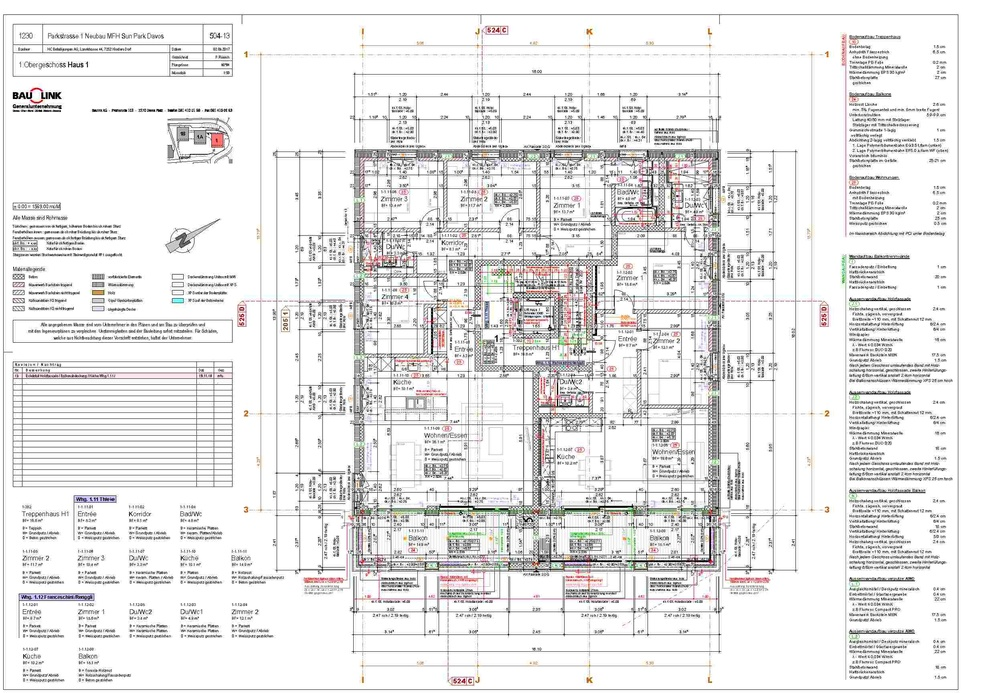
#> input picture plan.jpeg, 1000 x 693 px, shrunk from 2494 x 1729 before the run
$ python window_idea.py   (older library calls are emulated)
#> lines starting #> are read from the running program, lines starting #| are printed output that depends on the picture; after the words box and inside, x2 and y2 are one past the last pixel; in counts of white or black regions, pixels touching at a corner belong together
import cv2
import numpy as np


def gugus(plan, window_height, window_width):
    h = 400
    w = 900
    plan[h:h+window_height, w:w+window_width, 1] = np.ones((window_height, window_width)) * 250
    plan[h:h+window_height, w:w+window_width, 0] = np.zeros((window_height, window_width))
    plan[h:h+window_height, w:w+window_width, 2] = np.zeros((window_height, window_width))
    cv2.imshow("image", plan)
    cv2.waitKey(0)
    cv2.destroyAllWindows()


def compute_side_sum(impatch):
    height, width = impatch.shape
    output = []
    for i in range(height):
        total = 0
        for j in range(width):
            total += impatch[i, j]
        output.append(total)
    return np.array(output)


def compute_down_sum(impatch, window_size):
    output = []
    for i in range(window_size):
        total = 0
        for j in range(window_size):
            total += impatch[j, i]
        output.append(total)
    return np.array(output)


def sum_absolute_diffs(array):
    output = array[0]
    for i in range(1, len(array)):
        output += abs(array[i] - array[i-1])
    return output


def number_of_clicks(array):
    clicks = 0
    old = array[0]
    for i in range(1, len(array)):
        if old != array[i]:
            clicks += 1
            old = array[i]
    return clicks


def is_binary(array):
    return 1. if len(set(array)) == 2 else 0.


def binary_boosted(array):
    nbr_clicks = number_of_clicks(array)
    binary = is_binary(array) == 1.
    return 1. if nbr_clicks > 5 and binary else 0.


plan = cv2.imread("plan.jpeg")
#> plan is the input picture: shape (693, 1000, 3); mean B, G, R 231.9, 232, 232.7
gray = cv2.imread("plan.jpeg", cv2.IMREAD_GRAYSCALE)
#> gray: shape (693, 1000); min 0, max 255, mean 232.2
gray = cv2.normalize(gray, None, alpha=0, beta=1, norm_type=cv2.NORM_MINMAX, dtype=cv2.CV_32F)
_, gray = cv2.threshold(gray, 0.5, 1., cv2.THRESH_BINARY)
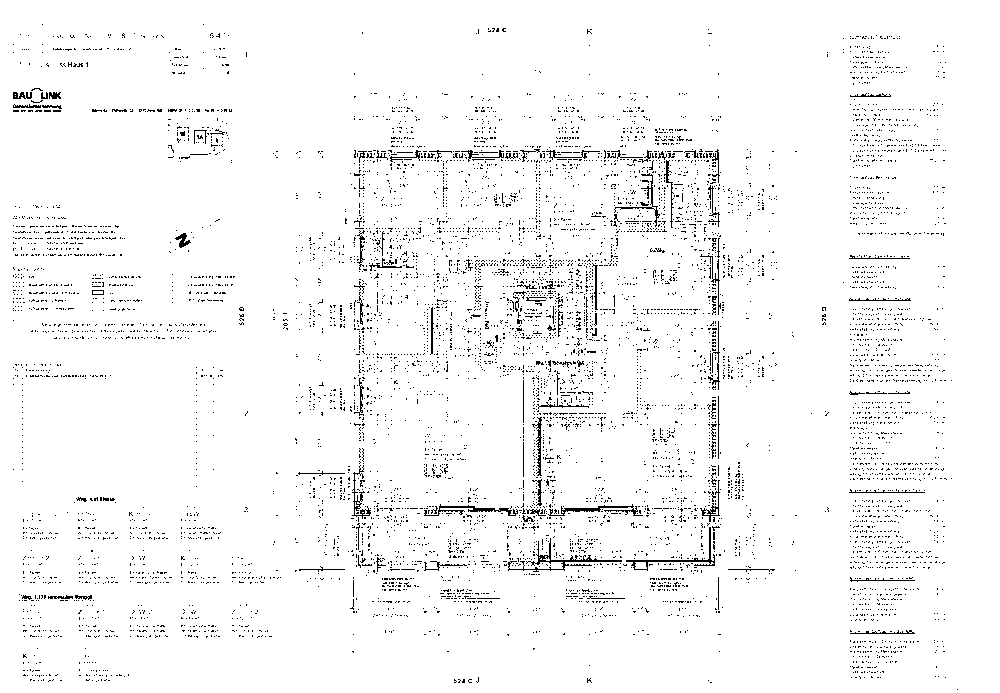
#> gray: shape (693, 1000) float32; values 0 (black) and 1 (white), 96.5% white; black in thin lines or dots

print(plan.shape)
#| (693, 1000, 3)
window_height = 20
window_width = 6
gugus(plan, window_height, window_width)
#> in gugus, `plan[h:h+window_height, w:w+window_width, 1] = np.ones((window_height,..`: plan: shape (693, 1000, 3); 0.02% of pixels changed, all inside (x1, y1, x2, y2) = (900, 400, 906, 420)
#> in gugus, `plan[h:h+window_height, w:w+window_width, 0] = np.zeros((window_height..`: plan: shape (693, 1000, 3); mean B, G, R 231.8, 232.1, 232.7
#> in gugus, `plan[h:h+window_height, w:w+window_width, 2] = np.zeros((window_height..`: plan: shape (693, 1000, 3); mean B, G, R 231.8, 232.1, 232.6

left_to_right = np.zeros(gray.shape)
up_to_down = np.zeros(gray.shape)

nbr_inter_steps = 2
output_patches = np.empty((gray.shape[0] // window_height * nbr_inter_steps, gray.shape[1] // window_width * nbr_inter_steps))
for down_i in range(0, gray.shape[0] - window_height, window_height//nbr_inter_steps):
    for left_i in range(0, gray.shape[1] - window_width, window_width//nbr_inter_steps):
        patch = gray[down_i:down_i + window_height, left_i:left_i + window_width]
        side_sum = compute_side_sum(patch)
        diff_side = binary_boosted(side_sum)
        # left_to_right[down_i:down_i + window_height, left_i:left_i + window_width] = np.ones(
        #    (window_height, window_width)) * diff_side
        output_patches[down_i // window_height * nbr_inter_steps, left_i // window_width * nbr_inter_steps] = diff_side


output = []
for i in range(gray.shape[1]):
    nbr_changes = 0
    current = 0
    for j in range(gray.shape[0]):
        if gray[j][i] != current:
            nbr_changes += 1
            current = gray[j][i]
    output.append(nbr_changes)
output = list(map(lambda x: True if x > 400 else False, output))

for i in range(gray.shape[0] - window_height):
    for j in range(gray.shape[1] - window_width):
        if True and output_patches[i//(window_height//nbr_inter_steps), j//(window_width//nbr_inter_steps)]:
            gray[i, j] = output_patches[i//(window_height//nbr_inter_steps), j//(window_width//nbr_inter_steps)]
        else:
            gray[i, j] = 0.
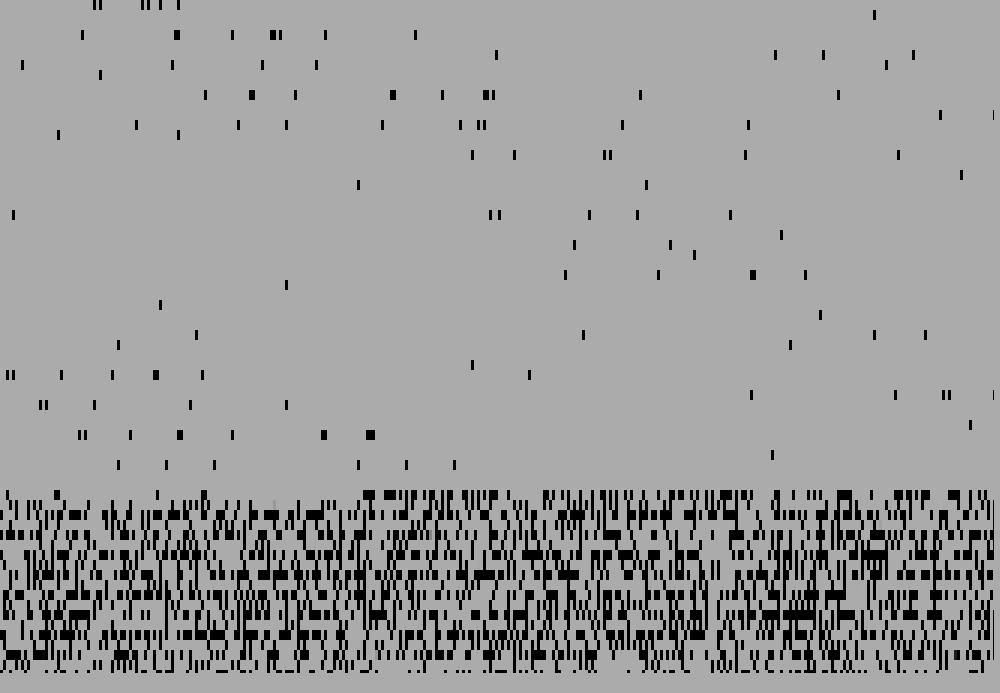
#> gray: shape (693, 1000) float32; 9.17% of the values are NaN or infinite; the others: min -3.25e+38, max 1.58e+38, mean nan; drawn with min black, max white, NaN and infinite black


left = cv2.normalize(gray, None, alpha=0, beta=1, norm_type=cv2.NORM_MINMAX, dtype=cv2.CV_32F)
#> left: shape (693, 1000) float32; every value is NaN or infinite

cv2.imshow('image', left)
cv2.waitKey(0)
cv2.destroyAllWindows()

cv2.namedWindow('image', cv2.WINDOW_NORMAL)
scale = 1
cv2.resizeWindow('image', gray.shape[1]//scale, gray.shape[0]//scale)
cv2.imshow('image', left)
cv2.waitKey(0)
cv2.destroyAllWindows()

cv2.imwrite("plan.png", left*255)
